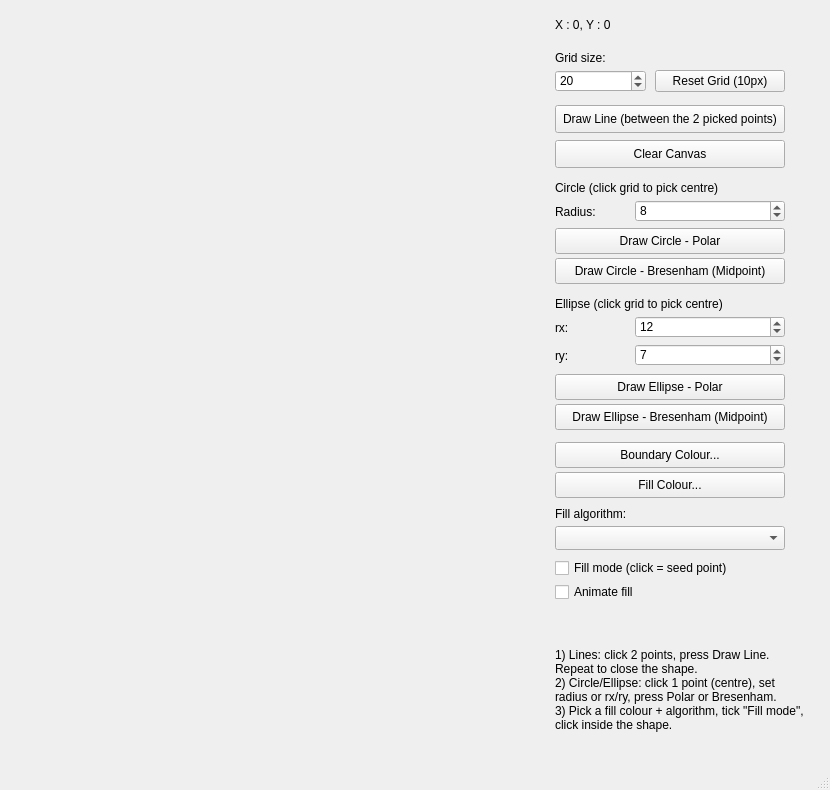
<?xml version="1.0" encoding="UTF-8"?>
<ui version="4.0">
 <class>MainWindow</class>
 <widget class="QMainWindow" name="MainWindow">
  <property name="geometry">
   <rect>
    <x>0</x>
    <y>0</y>
    <width>830</width>
    <height>790</height>
   </rect>
  </property>
  <property name="windowTitle">
   <string>MainWindow</string>
  </property>
  <widget class="QWidget" name="centralwidget">
   <widget class="my_label" name="frame">
    <property name="geometry">
     <rect>
      <x>15</x>
      <y>15</y>
      <width>520</width>
      <height>520</height>
     </rect>
    </property>
    <property name="text">
     <string/>
    </property>
   </widget>

   <widget class="QLabel" name="mouse_movement">
    <property name="geometry">
     <rect>
      <x>555</x>
      <y>15</y>
      <width>230</width>
      <height>20</height>
     </rect>
    </property>
    <property name="text">
     <string>X : 0, Y : 0</string>
    </property>
   </widget>

   <widget class="QLabel" name="gridLabel">
    <property name="geometry">
     <rect>
      <x>555</x>
      <y>50</y>
      <width>91</width>
      <height>16</height>
     </rect>
    </property>
    <property name="text">
     <string>Grid size:</string>
    </property>
   </widget>
   <widget class="QSpinBox" name="spinBox">
    <property name="geometry">
     <rect>
      <x>555</x>
      <y>70</y>
      <width>91</width>
      <height>22</height>
     </rect>
    </property>
    <property name="minimum">
     <number>4</number>
    </property>
    <property name="maximum">
     <number>100</number>
    </property>
    <property name="singleStep">
     <number>2</number>
    </property>
    <property name="value">
     <number>20</number>
    </property>
   </widget>
   <widget class="QPushButton" name="pushButton_2">
    <property name="geometry">
     <rect>
      <x>655</x>
      <y>70</y>
      <width>130</width>
      <height>22</height>
     </rect>
    </property>
    <property name="text">
     <string>Reset Grid (10px)</string>
    </property>
   </widget>

   <widget class="QPushButton" name="draw_line">
    <property name="geometry">
     <rect>
      <x>555</x>
      <y>105</y>
      <width>230</width>
      <height>28</height>
     </rect>
    </property>
    <property name="text">
     <string>Draw Line (between the 2 picked points)</string>
    </property>
   </widget>

   <widget class="QPushButton" name="clear">
    <property name="geometry">
     <rect>
      <x>555</x>
      <y>140</y>
      <width>230</width>
      <height>28</height>
     </rect>
    </property>
    <property name="text">
     <string>Clear Canvas</string>
    </property>
   </widget>

   <widget class="QLabel" name="circleSectionLabel">
    <property name="geometry">
     <rect>
      <x>555</x>
      <y>180</y>
      <width>230</width>
      <height>16</height>
     </rect>
    </property>
    <property name="text">
     <string>Circle (click grid to pick centre)</string>
    </property>
   </widget>
   <widget class="QLabel" name="circleRadiusLabel">
    <property name="geometry">
     <rect>
      <x>555</x>
      <y>202</y>
      <width>75</width>
      <height>20</height>
     </rect>
    </property>
    <property name="text">
     <string>Radius:</string>
    </property>
   </widget>
   <widget class="QSpinBox" name="circleRadiusBox">
    <property name="geometry">
     <rect>
      <x>635</x>
      <y>200</y>
      <width>150</width>
      <height>22</height>
     </rect>
    </property>
    <property name="minimum">
     <number>1</number>
    </property>
    <property name="maximum">
     <number>500</number>
    </property>
    <property name="value">
     <number>8</number>
    </property>
   </widget>
   <widget class="QPushButton" name="drawCirclePolar">
    <property name="geometry">
     <rect>
      <x>555</x>
      <y>228</y>
      <width>230</width>
      <height>26</height>
     </rect>
    </property>
    <property name="text">
     <string>Draw Circle - Polar</string>
    </property>
   </widget>
   <widget class="QPushButton" name="drawCircleBresenham">
    <property name="geometry">
     <rect>
      <x>555</x>
      <y>258</y>
      <width>230</width>
      <height>26</height>
     </rect>
    </property>
    <property name="text">
     <string>Draw Circle - Bresenham (Midpoint)</string>
    </property>
   </widget>

   <widget class="QLabel" name="ellipseSectionLabel">
    <property name="geometry">
     <rect>
      <x>555</x>
      <y>296</y>
      <width>230</width>
      <height>16</height>
     </rect>
    </property>
    <property name="text">
     <string>Ellipse (click grid to pick centre)</string>
    </property>
   </widget>
   <widget class="QLabel" name="ellipseRxLabel">
    <property name="geometry">
     <rect>
      <x>555</x>
      <y>318</y>
      <width>75</width>
      <height>20</height>
     </rect>
    </property>
    <property name="text">
     <string>rx:</string>
    </property>
   </widget>
   <widget class="QSpinBox" name="ellipseRxBox">
    <property name="geometry">
     <rect>
      <x>635</x>
      <y>316</y>
      <width>150</width>
      <height>22</height>
     </rect>
    </property>
    <property name="minimum">
     <number>1</number>
    </property>
    <property name="maximum">
     <number>500</number>
    </property>
    <property name="value">
     <number>12</number>
    </property>
   </widget>
   <widget class="QLabel" name="ellipseRyLabel">
    <property name="geometry">
     <rect>
      <x>555</x>
      <y>346</y>
      <width>75</width>
      <height>20</height>
     </rect>
    </property>
    <property name="text">
     <string>ry:</string>
    </property>
   </widget>
   <widget class="QSpinBox" name="ellipseRyBox">
    <property name="geometry">
     <rect>
      <x>635</x>
      <y>344</y>
      <width>150</width>
      <height>22</height>
     </rect>
    </property>
    <property name="minimum">
     <number>1</number>
    </property>
    <property name="maximum">
     <number>500</number>
    </property>
    <property name="value">
     <number>7</number>
    </property>
   </widget>
   <widget class="QPushButton" name="drawEllipsePolar">
    <property name="geometry">
     <rect>
      <x>555</x>
      <y>374</y>
      <width>230</width>
      <height>26</height>
     </rect>
    </property>
    <property name="text">
     <string>Draw Ellipse - Polar</string>
    </property>
   </widget>
   <widget class="QPushButton" name="drawEllipseBresenham">
    <property name="geometry">
     <rect>
      <x>555</x>
      <y>404</y>
      <width>230</width>
      <height>26</height>
     </rect>
    </property>
    <property name="text">
     <string>Draw Ellipse - Bresenham (Midpoint)</string>
    </property>
   </widget>

   <widget class="QPushButton" name="boundaryColorButton">
    <property name="geometry">
     <rect>
      <x>555</x>
      <y>442</y>
      <width>230</width>
      <height>26</height>
     </rect>
    </property>
    <property name="text">
     <string>Boundary Colour...</string>
    </property>
   </widget>

   <widget class="QPushButton" name="fillColorButton">
    <property name="geometry">
     <rect>
      <x>555</x>
      <y>472</y>
      <width>230</width>
      <height>26</height>
     </rect>
    </property>
    <property name="text">
     <string>Fill Colour...</string>
    </property>
   </widget>

   <widget class="QLabel" name="algoLabel">
    <property name="geometry">
     <rect>
      <x>555</x>
      <y>506</y>
      <width>151</width>
      <height>16</height>
     </rect>
    </property>
    <property name="text">
     <string>Fill algorithm:</string>
    </property>
   </widget>
   <widget class="QComboBox" name="algoCombo">
    <property name="geometry">
     <rect>
      <x>555</x>
      <y>526</y>
      <width>230</width>
      <height>24</height>
     </rect>
    </property>
   </widget>

   <widget class="QCheckBox" name="fillModeCheckBox">
    <property name="geometry">
     <rect>
      <x>555</x>
      <y>558</y>
      <width>230</width>
      <height>20</height>
     </rect>
    </property>
    <property name="text">
     <string>Fill mode (click = seed point)</string>
    </property>
   </widget>

   <widget class="QCheckBox" name="animateCheckBox">
    <property name="geometry">
     <rect>
      <x>555</x>
      <y>582</y>
      <width>230</width>
      <height>20</height>
     </rect>
    </property>
    <property name="text">
     <string>Animate fill</string>
    </property>
   </widget>

   <widget class="QLabel" name="center_label">
    <property name="geometry">
     <rect>
      <x>555</x>
      <y>610</y>
      <width>250</width>
      <height>160</height>
     </rect>
    </property>
    <property name="wordWrap">
     <bool>true</bool>
    </property>
    <property name="text">
     <string>1) Lines: click 2 points, press Draw Line. Repeat to close the shape.
2) Circle/Ellipse: click 1 point (centre), set radius or rx/ry, press Polar or Bresenham.
3) Pick a fill colour + algorithm, tick "Fill mode", click inside the shape.</string>
    </property>
   </widget>

  </widget>
  <widget class="QMenuBar" name="menubar">
   <property name="geometry">
    <rect>
     <x>0</x>
     <y>0</y>
     <width>830</width>
     <height>17</height>
    </rect>
   </property>
  </widget>
  <widget class="QStatusBar" name="statusbar"/>
 </widget>
 <customwidgets>
  <customwidget>
   <class>my_label</class>
   <extends>QLabel</extends>
   <header location="global">my_label.h</header>
  </customwidget>
 </customwidgets>
 <resources/>
 <connections/>
</ui>
